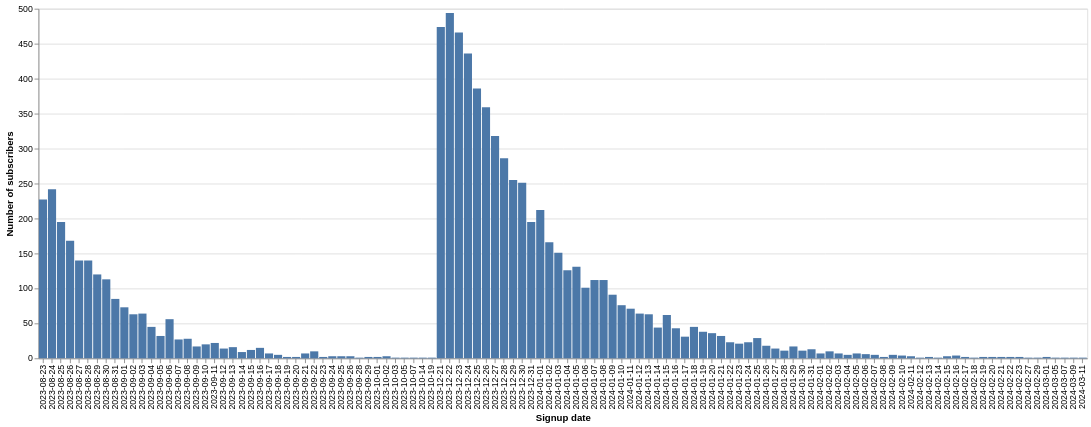

Write notebook code for a chart like this one.
### Code cell
# new users per signup date - further confirms the second campaign working great
# note the jump from 2023-10-19 to 2023-12-21 at the spike - we only deal with campaign data
# also this suggests we need 2 period times to handle the two campaigns properly - 65 and 185 days seem fine
dates: pd.DataFrame = pd.DataFrame({"date": [str(datetime.fromtimestamp(ts).date()) for ts in user_df["signup_date"]]})
dates_to_plot = pd.DataFrame(dates.value_counts(), columns=["count"]).reset_index()
alt.Chart(dates_to_plot).mark_bar().encode(
    alt.X("date", title="Signup date"), alt.Y("count", title="Number of subscribers")
).properties(height=400, width=1200)
# We have 8k users, roughly 2k subscribed with the first push, 6k with the second.
# Maybe the second push brought in subscribers intrinsically,
# but also through spillover to old ads as well - will see that by the ad creatives

### Figure 1 — Vega-Lite specification as saved in the notebook (floating-point values rounded to 4 significant figures)
{"$schema": "https://vega.github.io/schema/vega-lite/v5.16.3.json", "config": {"view": {"continuousHeight": 300, "continuousWidth": 300}}, "data": {"name": "data-5a2784b6ab640130bc6d20afb8d21590"}, "datasets": {"data-5a2784b6ab640130bc6d20afb8d21590": [{"count": 494, "date": "2023-12-22"}, {"count": 474, "date": "2023-12-21"}, {"count": 466, "date": "2023-12-23"}, {"count": 436, "date": "2023-12-24"}, {"count": 386, "date": "2023-12-25"}, {"count": 359, "date": "2023-12-26"}, {"count": 318, "date": "2023-12-27"}, {"count": 286, "date": "2023-12-28"}, {"count": 255, "date": "2023-12-29"}, {"count": 251, "date": "2023-12-30"}, {"count": 242, "date": "2023-08-24"}, {"count": 227, "date": "2023-08-23"}, {"count": 212, "date": "2024-01-01"}, {"count": 195, "date": "2023-12-31"}, {"count": 195, "date": "2023-08-25"}, {"count": 168, "date": "2023-08-26"}, {"count": 166, "date": "2024-01-02"}, {"count": 151, "date": "2024-01-03"}, {"count": 140, "date": "2023-08-28"}, {"count": 140, "date": "2023-08-27"}, {"count": 131, "date": "2024-01-05"}, {"count": 126, "date": "2024-01-04"}, {"count": 120, "date": "2023-08-29"}, {"count": 113, "date": "2023-08-30"}, {"count": 112, "date": "2024-01-08"}, {"count": 112, "date": "2024-01-07"}, {"count": 101, "date": "2024-01-06"}, {"count": 91, "date": "2024-01-09"}, {"count": 85, "date": "2023-08-31"}, {"count": 76, "date": "2024-01-10"}, {"count": 73, "date": "2023-09-01"}, {"count": 71, "date": "2024-01-11"}, {"count": 64, "date": "2023-09-03"}, {"count": 64, "date": "2024-01-12"}, {"count": 63, "date": "2024-01-13"}, {"count": 63, "date": "2023-09-02"}, {"count": 62, "date": "2024-01-15"}, {"count": 56, "date": "2023-09-06"}, {"count": 45, "date": "2024-01-18"}, {"count": 45, "date": "2023-09-04"}, {"count": 44, "date": "2024-01-14"}, {"count": 43, "date": "2024-01-16"}, {"count": 38, "date": "2024-01-19"}, {"count": 36, "date": "2024-01-20"}, {"count": 32, "date": "2024-01-21"}, {"count": 32, "date": "2023-09-05"}, {"count": 31, "date": "2024-01-17"}, {"count": 29, "date": "2024-01-25"}, {"count": 28, "date": "2023-09-08"}, {"count": 27, "date": "2023-09-07"}, {"count": 23, "date": "2024-01-24"}, {"count": 23, "date": "2024-01-22"}, {"count": 22, "date": "2023-09-11"}, {"count": 21, "date": "2024-01-23"}, {"count": 20, "date": "2023-09-10"}, {"count": 18, "date": "2024-01-26"}, {"count": 17, "date": "2023-09-09"}, {"count": 17, "date": "2024-01-29"}, {"count": 16, "date": "2023-09-13"}, {"count": 15, "date": "2023-09-16"}, {"count": 14, "date": "2024-01-27"}, {"count": 14, "date": "2023-09-12"}, {"count": 13, "date": "2024-01-31"}, {"count": 12, "date": "2023-09-15"}, {"count": 11, "date": "2024-01-28"}, {"count": 11, "date": "2024-01-30"}, {"count": 10, "date": "2023-09-22"}, {"count": 10, "date": "2024-02-02"}, {"count": 9, "date": "2023-09-14"}, {"count": 7, "date": "2023-09-17"}, {"count": 7, "date": "2023-09-21"}, {"count": 7, "date": "2024-02-05"}, {"count": 7, "date": "2024-02-03"}, {"count": 7, "date": "2024-02-01"}, {"count": 6, "date": "2024-02-06"}, {"count": 5, "date": "2024-02-09"}, {"count": 5, "date": "2024-02-04"}, {"count": 5, "date": "2023-09-18"}, {"count": 5, "date": "2024-02-07"}, {"count": 4, "date": "2024-02-16"}, {"count": 4, "date": "2024-02-10"}, {"count": 3, "date": "2023-09-25"}, {"count": 3, "date": "2023-09-26"}, {"count": 3, "date": "2024-02-15"}, {"count": 3, "date": "2023-10-02"}, {"count": 3, "date": "2024-02-11"}, {"count": 3, "date": "2023-09-24"}, {"count": 2, "date": "2024-02-08"}, {"count": 2, "date": "2024-02-19"}, {"count": 2, "date": "2024-02-22"}, {"count": 2, "date": "2024-02-17"}, {"count": 2, "date": "2024-02-23"}, {"count": 2, "date": "2024-02-13"}, {"count": 2, "date": "2024-02-20"}, {"count": 2, "date": "2023-10-01"}, {"count": 2, "date": "2024-02-21"}, {"count": 2, "date": "2023-09-29"}, {"count": 2, "date": "2024-03-01"}, {"count": 2, "date": "2023-09-19"}, {"count": 2, "date": "2023-09-20"}, {"count": 2, "date": "2023-09-23"}, {"count": 1, "date": "2024-03-09"}, {"count": 1, "date": "2024-03-07"}, {"count": 1, "date": "2024-03-05"}, {"count": 1, "date": "2024-02-27"}, {"count": 1, "date": "2024-02-29"}, {"count": 1, "date": "2023-10-19"}, {"count": 1, "date": "2024-02-18"}, {"count": 1, "date": "2024-02-14"}, {"count": 1, "date": "2024-02-12"}, {"count": 1, "date": "2023-10-14"}, {"count": 1, "date": "2023-09-28"}, {"count": 1, "date": "2023-10-03"}, {"count": 1, "date": "2023-10-05"}, {"count": 1, "date": "2023-10-07"}, {"count": 1, "date": "2024-03-11"}]}, "encoding": {"x": {"field": "date", "title": "Signup date", "type": "nominal"}, "y": {"field": "count", "title": "Number of subscribers", "type": "quantitative"}}, "height": 400, "mark": {"type": "bar"}, "width": 1200}
